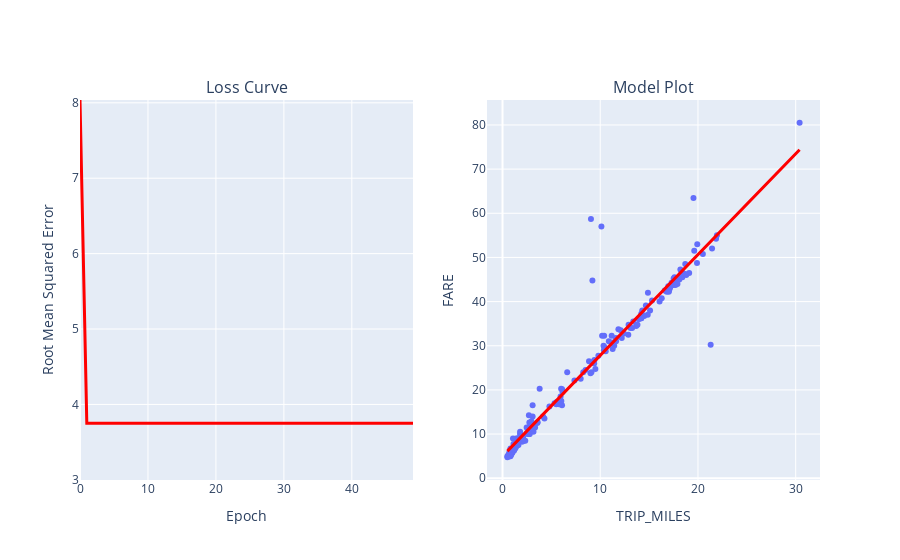

Write notebook code for a chart like this one.
### Code cell
learning_rate=0.01
epochs=50
batch_size=50

features=['TRIP_MILES']
label='FARE'
model_1= run_experiment(training_df,features,label,learning_rate,epochs,batch_size)

### Figure 1 — Plotly figure (JSON) as saved in the notebook; plotly's stock layout.template omitted (floating-point values rounded to 4 significant figures; data arrays with more than 128 entries replaced by an {"elided": "..."} marker saying what was removed)
{"data": [{"hovertemplate": "TRIP_MILES=%{x}<br>FARE=%{y}<extra></extra>", "legendgroup": "", "marker": {"color": "#636efa", "symbol": "circle"}, "mode": "markers", "name": "", "orientation": "v", "showlegend": false, "type": "scatter", "x": {"elided": "200 float values"}, "xaxis": "x2", "y": {"elided": "200 float values"}, "yaxis": "y2"}, {"hovertemplate": "TRIP_MILES=%{x}<br>FARE_PREDICTED=%{y}<extra></extra>", "legendgroup": "", "line": {"color": "#ff0000", "dash": "solid", "width": 3}, "marker": {"symbol": "circle"}, "mode": "lines", "name": "", "orientation": "v", "showlegend": false, "type": "scatter", "x": {"elided": "200 float values"}, "xaxis": "x2", "y": {"elided": "200 float values"}, "yaxis": "y2"}, {"hovertemplate": "x=%{x}<br>y=%{y}<extra></extra>", "legendgroup": "", "line": {"color": "#ff0000", "dash": "solid", "width": 3}, "marker": {"symbol": "circle"}, "mode": "lines", "name": "", "orientation": "v", "showlegend": false, "type": "scatter", "x": [0, 1, 2, 3, 4, 5, 6, 7, 8, 9, 10, 11, 12, 13, 14, 15, 16, 17, 18, 19, 20, 21, 22, 23, 24, 25, 26, 27, 28, 29, 30, 31, 32, 33, 34, 35, 36, 37, 38, 39, 40, 41, 42, 43, 44, 45, 46, 47, 48, 49], "xaxis": "x", "y": [8.037, 3.751, 3.749, 3.752, 3.752, 3.751, 3.75, 3.751, 3.751, 3.751, 3.751, 3.75, 3.749, 3.749, 3.751, 3.75, 3.752, 3.751, 3.749, 3.75, 3.75, 3.748, 3.75, 3.751, 3.748, 3.751, 3.751, 3.751, 3.751, 3.751, 3.749, 3.749, 3.751, 3.75, 3.75, 3.751, 3.749, 3.75, 3.751, 3.749, 3.749, 3.751, 3.751, 3.751, 3.75, 3.752, 3.749, 3.751, 3.749, 3.751], "yaxis": "y"}], "layout": {"annotations": [{"font": {"size": 16}, "showarrow": false, "text": "Loss Curve", "x": 0.225, "xanchor": "center", "xref": "paper", "y": 1, "yanchor": "bottom", "yref": "paper"}, {"font": {"size": 16}, "showarrow": false, "text": "Model Plot", "x": 0.775, "xanchor": "center", "xref": "paper", "y": 1, "yanchor": "bottom", "yref": "paper"}], "autosize": true, "xaxis": {"anchor": "y", "autorange": true, "domain": [0, 0.45], "range": [0, 49], "title": {"text": "Epoch"}, "type": "linear"}, "xaxis2": {"anchor": "y2", "autorange": true, "domain": [0.55, 1], "range": [-1.495, 32.39], "title": {"text": "TRIP_MILES"}, "type": "linear"}, "yaxis": {"anchor": "x", "domain": [0, 1], "range": [2.998, 8.037], "title": {"text": "Root Mean Squared Error"}, "type": "linear"}, "yaxis2": {"anchor": "x2", "autorange": true, "domain": [0, 1], "range": [-1.501, 86.75], "title": {"text": "FARE"}, "type": "linear"}}}
